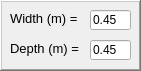
      <widget class="QFrame" name="BeamsSection">
       <property name="geometry">
        <rect>
         <x>290</x>
         <y>40</y>
         <width>141</width>
         <height>71</height>
        </rect>
       </property>
       <property name="frameShape">
        <enum>QFrame::WinPanel</enum>
       </property>
       <property name="frameShadow">
        <enum>QFrame::Raised</enum>
       </property>
       <widget class="QLabel" name="label_21">
        <property name="geometry">
         <rect>
          <x>10</x>
          <y>10</y>
          <width>71</width>
          <height>16</height>
         </rect>
        </property>
        <property name="font">
         <font>
          <family>Arial</family>
          <pointsize>10</pointsize>
          <weight>50</weight>
          <italic>false</italic>
          <bold>false</bold>
         </font>
        </property>
        <property name="text">
         <string>Width (m) =</string>
        </property>
       </widget>
       <widget class="QLineEdit" name="BBeam">
        <property name="geometry">
         <rect>
          <x>90</x>
          <y>10</y>
          <width>41</width>
          <height>20</height>
         </rect>
        </property>
        <property name="text">
         <string>0.45</string>
        </property>
        <property name="placeholderText">
         <string>0.4</string>
        </property>
       </widget>
       <widget class="QLabel" name="label_24">
        <property name="geometry">
         <rect>
          <x>10</x>
          <y>40</y>
          <width>71</width>
          <height>16</height>
         </rect>
        </property>
        <property name="font">
         <font>
          <family>Arial</family>
          <pointsize>10</pointsize>
          <weight>50</weight>
          <italic>false</italic>
          <bold>false</bold>
         </font>
        </property>
        <property name="text">
         <string>Depth (m) =</string>
        </property>
       </widget>
       <widget class="QLineEdit" name="HBeam">
        <property name="geometry">
         <rect>
          <x>90</x>
          <y>40</y>
          <width>41</width>
          <height>20</height>
         </rect>
        </property>
        <property name="text">
         <string>0.45</string>
        </property>
        <property name="placeholderText">
         <string>0.5</string>
        </property>
        <property name="clearButtonEnabled">
         <bool>false</bool>
        </property>
       </widget>
      </widget>
